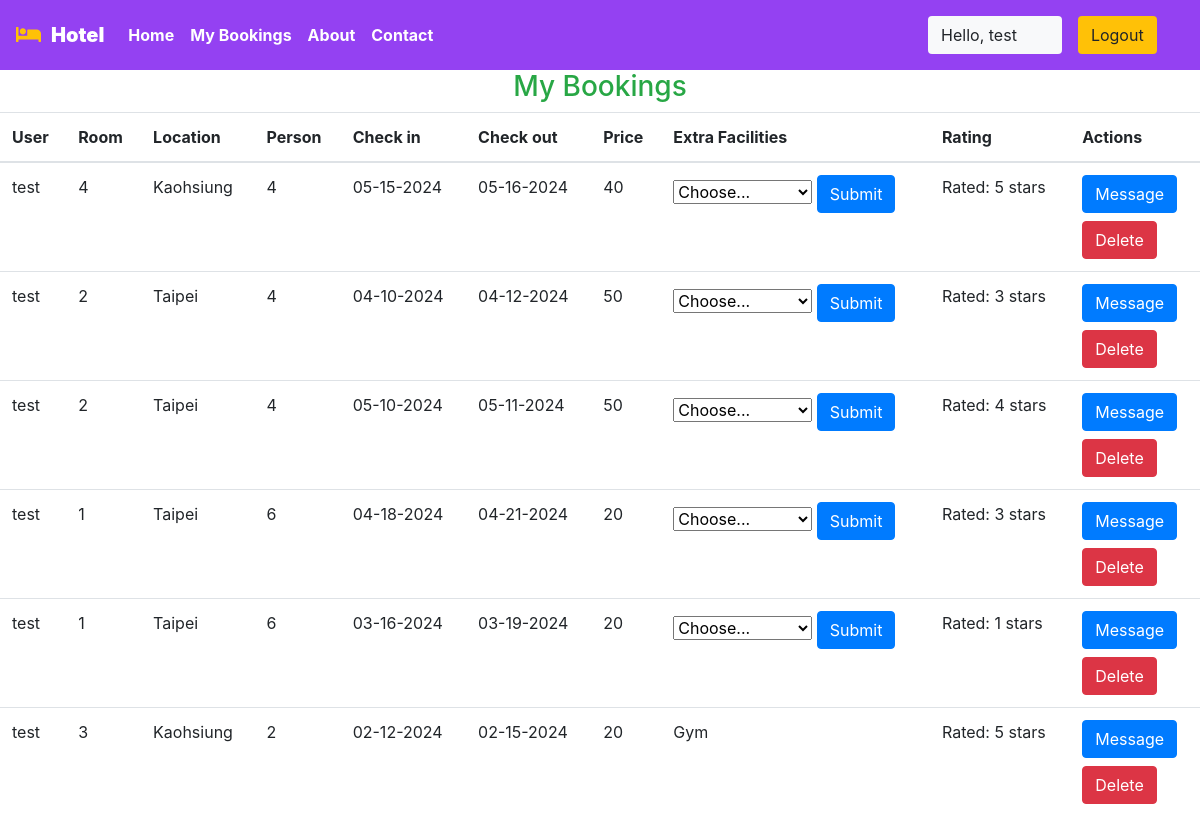
/user/bookings (signed in), run on the app's committed database.
### management/models.py (models this page shows, shortened)
class Reservation(models.Model):
    check_in = models.DateField(auto_now =False)
    check_out = models.DateField()
    room = models.ForeignKey(Rooms, on_delete = models.CASCADE)
    guest = models.ForeignKey(User, on_delete= models.CASCADE)
    booking_id = models.CharField(max_length=100,default="null")
    rating = models.IntegerField(null=True, blank=True)  # 允許空值並在表單中可選
    facilities = models.IntegerField(null=True,blank=True)

class Rooms(models.Model):
    ROOM_STATUS = (
    ("1", "available"),
    ("2", "not available"),
    )
    ROOM_TYPE = (
    ("1", "premium"),
    ("2", "deluxe"),
    ("3","basic"),
    )
    room_type = models.CharField(max_length=50,choices = ROOM_TYPE)
    capacity = models.IntegerField()
    price = models.IntegerField()
    size = models.IntegerField()
    hotel = models.ForeignKey(Hotels, on_delete = models.CASCADE)
    status = models.CharField(choices =ROOM_STATUS,max_length = 15)
    roomnumber = models.IntegerField()

class Hotels(models.Model):
    name = models.CharField(max_length=30,default="test")
    owner = models.CharField(max_length=20)
    location = models.CharField(max_length=50)
    state = models.CharField(max_length=50,default="Taipei")
    country = models.CharField(max_length=50,default="Taiwan")

### management/views.py (the view)
# urls.py: path('user/bookings', views.user_bookings,name="dashboard"),
@login_required(login_url='/user')
def user_bookings(request):
    if request.user.is_authenticated == False:
        return redirect('userloginpage')
    user = User.objects.all().get(id=request.user.id)
    print(f"request user id ={request.user.id}")
    bookings = Reservation.objects.all().filter(guest=user)
    if not bookings:
        messages.warning(request,"No Bookings Found")
    return HttpResponse(render(request,'user/mybookings.html',{'bookings':bookings}))

### templates/user/mybookings.html (shortened to what this page needs)
{% extends 'basic.html' %} {% block title %}Dashboard {% endblock title %} {% block body %}
{% load app_tags %}
{% now "m-d-Y" as today %}
<h3 class="text-center  text-success">My Bookings </h3>
<table class="table">
    <thead>
        <th>User</th>
        <th>Room</th>
        <th>Location</th>
        <th>Person</th>
        <th>Check in</th>
        <th>Check out</th>
        <th>Price</th>
        <th>Extra Facilities</th>
        <th>Rating</th>
        <th colspan="2">Actions</th>
    </thead>
    {% for each_booking in bookings %}
    <tr>
        <td>{{each_booking.guest.username}}</td>
        <td>{{each_booking.room.roomnumber}}</td>
        <td>{{each_booking.room.hotel.location}}</td>
        <td>{{each_booking.room.capacity}}</td>
        <td>{{each_booking.check_in|date:"m-d-Y"}}</td>
        <td>{{each_booking.check_out|date:"m-d-Y"}}</td>
        <td>{{each_booking.room.price}}</td>
        <td>
            {% if each_booking.facilities %}
                {% if each_booking.facilities == 1 %}
                    Swimming Pool
                {% else %}
                    Gym
                {% endif %}
            {% else %}
                <form method="POST" action="{% url 'book_facilities' each_booking.id %}">
                    <select name="facilities">
                        <option value="">Choose...</option>
                    </select>
                    <button type="submit" class="btn btn-primary">Submit</button>
                </form>
            {% endif %}
        </td>
        <td>
            {% if each_booking.check_out|date:"m-d-Y" < today %}
                {% if each_booking.rating %}
                    Rated: {{ each_booking.rating }} stars
                {% endif %}
            {% else %}
                Not available for rating
            {% endif %}
        </td>
        <td>
            <div class="d-flex flex-column">
                <div class="mb-2">
                    <a href="{% url 'chat_box' each_booking.id %}" class="btn btn-primary">Message</a>
                </div>
                <div>
                    <form method="post" action="{% url 'delete_booking' each_booking.id %}">
                        <button type="submit" class="btn btn-danger">Delete</button>
                    </form>
                </div>
            </div>
        </td>
    </tr>
    {% endfor %}
</table>
{% endblock body %}

### templates/basic.html (shortened to what this page needs)
{% load static %}
<!DOCTYPE html>
<!DOCTYPE html>
<html lang="en">
<head>
    <link rel="stylesheet" href="https://use.fontawesome.com/releases/v5.7.0/css/all.css">
    <link rel="stylesheet" href="{% static 'bootstrap\bootstrap.css' %}">
    <link rel="stylesheet" href="https://maxcdn.bootstrapcdn.com/bootstrap/4.5.0/css/bootstrap.min.css" >
</head>
<body style="dbackground-image: url('https://source.unsplash.com/random');height: 100%;">
    <div class="container-fluid px-0">
        <nav class="navbar navbar-expand-lg navbar-dark font-weight-bold" style="background-color: #9441f2;">
            <a class="navbar-brand text-bold bg-black " href="/"><i class="fas fa-bed text-warning"></i><b>&ensp;Hotel</b></a>
            <div class="collapse navbar-collapse " id="navbarSupportedContent">
                <ul class="navbar-nav mr-auto ">
                    <li class="nav-item active">
                        <a class="nav-link text-bold " href="/home"> Home</a>
                    </li>
                    {% if user.is_staff %}
                    <li class="nav-item active">
                        <a class="nav-link text-bold" href="/staff/panel">Dashboard </a>
                    </li>
                    {% elif user.is_staff == False and user.is_authenticated %}
                    <li class="nav-item active">
                            <a class="nav-link text-bold" href="/user/bookings">My Bookings </a>
                        </li>
                    {% endif %}
                    <li class="nav-item active">
                        <a class="nav-link text-bold" href="/about">About</a>
                    </li>
                    <li class="nav-item active">
                        <a class="nav-link text-bold" href="/contact">Contact </a>
                    </li>
                </ul>
                {% if user.is_authenticated %}
                      <button class="btn btn-group bg-light" data-toggle="modal" data-target="#forlogin">
                       Hello, {{request.user}}
                       <a href="/logout" class="nav-link">
                    <button class="btn btn-group bg-warning" data-toggle="modal" data-target="#forlogin">
                        Logout
                    </button></a>&nbsp; &nbsp;
                    </button>
                {% endif %}
            </div>
        </nav>
    </div>
    {% block body %}
    {% endblock body %}
</body>
</html>

### templates/basic.html (style rules this page uses)
a { text-decoration: none; }

### data on the page
Reservation: guest.username "test", room.roomnumber "4", room.hotel.location "Kaohsiung", room.capacity "4", check_in "05-15-2024", check_out "05-16-2024", room.price "40", rating "5"
Reservation: guest.username "test", room.roomnumber "2", room.hotel.location "Taipei", room.capacity "4", check_in "04-10-2024", check_out "04-12-2024", room.price "50", rating "3"
Reservation: guest.username "test", room.roomnumber "2", room.hotel.location "Taipei", room.capacity "4", check_in "05-10-2024", check_out "05-11-2024", room.price "50", rating "4"
Reservation: guest.username "test", room.roomnumber "1", room.hotel.location "Taipei", room.capacity "6", check_in "04-18-2024", check_out "04-21-2024", room.price "20", rating "3"
Reservation: guest.username "test", room.roomnumber "1", room.hotel.location "Taipei", room.capacity "6", check_in "03-16-2024", check_out "03-19-2024", room.price "20", rating "1"
Reservation: guest.username "test", room.roomnumber "3", room.hotel.location "Kaohsiung", room.capacity "2", check_in "02-12-2024", check_out "02-15-2024", room.price "20", facilities "Gym", rating "5"

### other printed values
{{ request.user }} "test"
